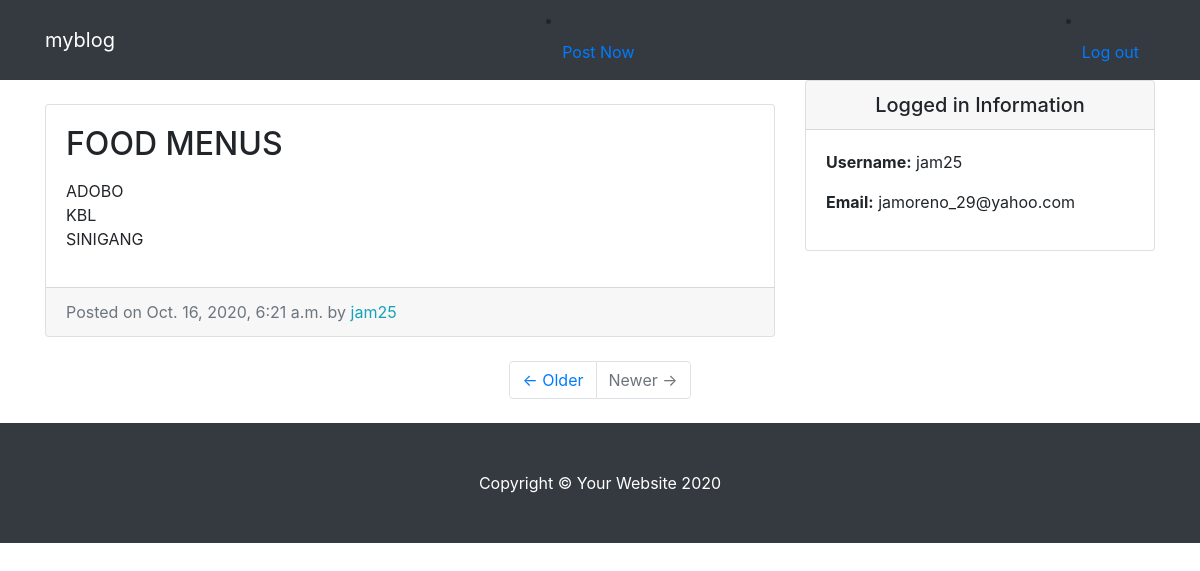
/entry/4/ (signed in), run on the app's committed database.
### entries/models.py (models this page shows, shortened)
class Entry(models.Model):
	entry_title = models.CharField(max_length=50)
	entry_text = models.TextField()
	entry_date = models.DateTimeField(auto_now_add=True)
	entry_author = models.ForeignKey(User, on_delete=models.CASCADE)
	class Meta:
		verbose_name_plural = "entries"

### entries/views.py (the view)
# urls.py: path('entry/<int:pk>/', EntryView.as_view(), name = "entry-detail"),
class EntryView(LoginRequiredMixin, DetailView):
	model = Entry
	template_name = 'entries/entry_detail.html'

### entries/templates/entries/entry_detail.html
{% extends "entries/base.html" %}
{% block content %}
      <div class="col-md-8">
        <a href="{% url 'blog-home' %}"> Back to Home</a>
         <div class="card mb-4 mt-4">
          <div class="card-body">
            <h2 class="card-title">{{ object.entry_title }}</h2>
            <p class="card-text">{{ object.entry_text|linebreaks }}</p>
          </div>
          <div class="card-footer text-muted">
            Posted on {{ object.entry_date }} by
            <span class= "text-info mr-2">{{ object.entry_author }}</span>
          </div>
        </div>
      </div>
{% endblock %}

### entries/templates/entries/base.html (shortened to what this page needs)
{% load static %}
<!DOCTYPE html>
<html lang="en">
<head>
  <link href="{% static 'entries/vendor/bootstrap/css/bootstrap.min.css' %} " rel="stylesheet">
  <link href="{% static 'entries/css/blog-home.css' %}" rel="stylesheet">
</head>
<body>
  <nav class="navbar navbar-expand-lg navbar-dark bg-dark fixed-top">
    <div class="container">
      <a class="navbar-brand" href="{% url 'blog-home' %}">myblog </a>
          <li class="nav-item">
            <a class="nav-link" href="{% url 'create_entry' %}">Post Now</a>
          </li>
          <li class="nav-item">
            <a class="nav-link" href="{% url 'logout' %}">Log out</a>
          </li>
      </div>
  </nav>
  <div class="container">
    <div class="row">
      {% block content %} {% endblock %}
       <div class="col-md-4">
      <div class="card my-4">
          <h5 class="card-header text-center">Logged in Information</h5>
          <div class="card-body">
            <ul class="list-unstyled mb-0">
                <li>
                    <p> <strong>Username:</strong> {{user.username}} </p>
                </li>
                <li>
                    <p> <strong>Email:</strong> {{user.email}}</p>
                </li>
            </ul>
          </div>
        </div>
      </div>
      </div>
        <ul class="pagination justify-content-center mb-4">
          <li class="page-item">
            <a class="page-link" href="#">&larr; Older</a>
          </li>
          <li class="page-item disabled">
            <a class="page-link" href="#">Newer &rarr;</a>
          </li>
        </ul>
      </div>
  <footer class="py-5 bg-dark">
    <div class="container">
      <p class="m-0 text-center text-white">Copyright &copy; Your Website 2020</p>
    </div>
  </footer>
</body>
</html>

### entries/static/entries/css/blog-home.css (style rules this page uses)
body { padding-top: 56px; }

### data on the page
Entry: entry_title "FOOD MENUS", entry_text "ADOBO KBL SINIGANG", entry_date "Oct. 16, 2020, 6:21 a.m.", entry_author "jam25"

### other printed values
{{ user.username }} "jam25"
{{ user.email }} "jamoreno_29@yahoo.com"
